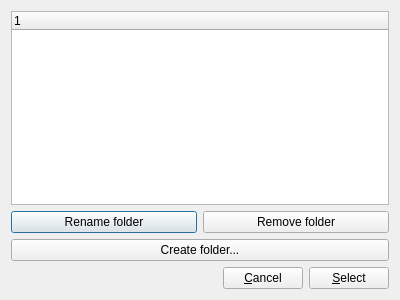
<?xml version="1.0" encoding="UTF-8"?>
<ui version="4.0">
 <class>FaveSubfolderSelector</class>
 <widget class="QDialog" name="FaveSubfolderSelector">
  <property name="geometry">
   <rect>
    <x>0</x>
    <y>0</y>
    <width>400</width>
    <height>300</height>
   </rect>
  </property>
  <property name="windowTitle">
   <string>Dialog</string>
  </property>
  <layout class="QVBoxLayout" name="verticalLayout">
   <item>
    <widget class="QTreeWidget" name="treeWidget">
     <column>
      <property name="text">
       <string notr="true">1</string>
      </property>
     </column>
    </widget>
   </item>
   <item>
    <layout class="QHBoxLayout" name="horizontalLayout_2">
     <item>
      <widget class="QPushButton" name="pbRename">
       <property name="text">
        <string>Rename folder</string>
       </property>
      </widget>
     </item>
     <item>
      <widget class="QPushButton" name="pbRemove">
       <property name="text">
        <string>Remove folder</string>
       </property>
      </widget>
     </item>
    </layout>
   </item>
   <item>
    <widget class="QPushButton" name="pbCreateFolder">
     <property name="text">
      <string>Create folder...</string>
     </property>
    </widget>
   </item>
   <item>
    <layout class="QHBoxLayout" name="horizontalLayout">
     <item>
      <spacer name="horizontalSpacer">
       <property name="orientation">
        <enum>Qt::Horizontal</enum>
       </property>
       <property name="sizeHint" stdset="0">
        <size>
         <width>40</width>
         <height>20</height>
        </size>
       </property>
      </spacer>
     </item>
     <item>
      <widget class="QPushButton" name="pbCancel">
       <property name="text">
        <string>&amp;Cancel</string>
       </property>
      </widget>
     </item>
     <item>
      <widget class="QPushButton" name="pbSelect">
       <property name="text">
        <string>&amp;Select</string>
       </property>
      </widget>
     </item>
    </layout>
   </item>
  </layout>
 </widget>
 <resources/>
 <connections/>
</ui>
